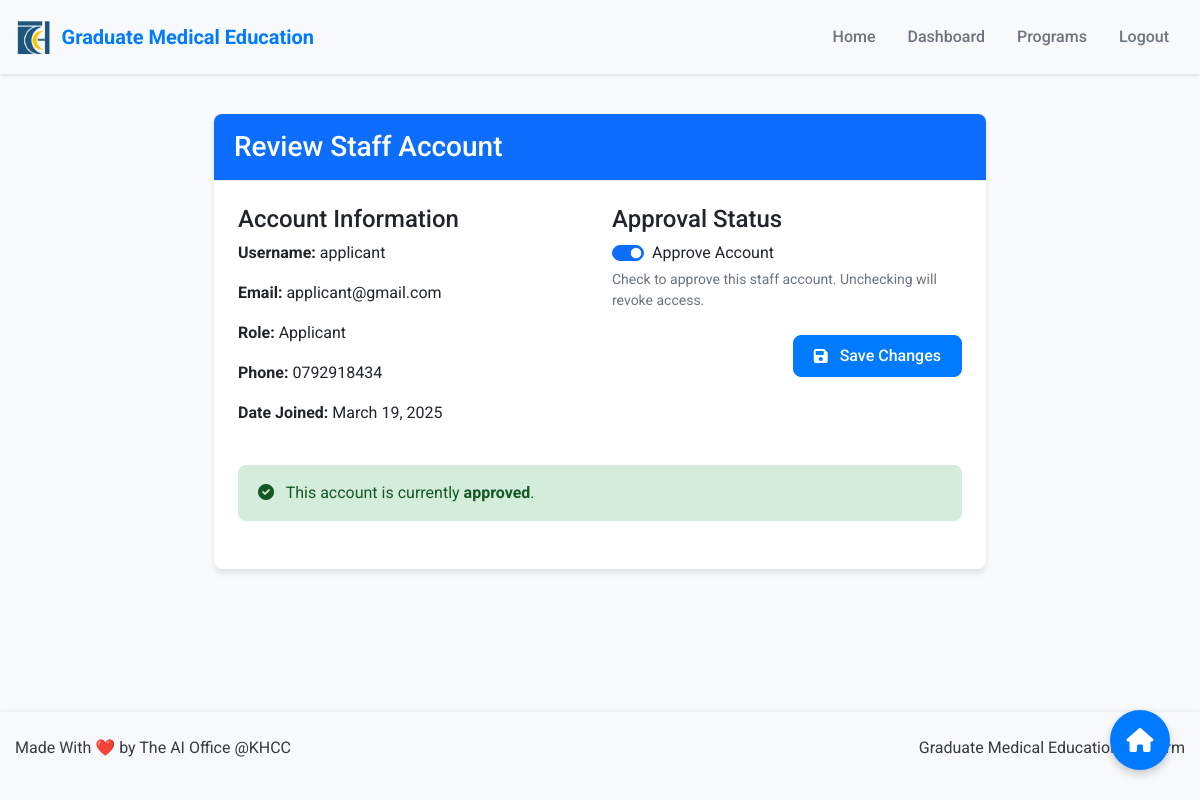
Before: /approve-staff/2/ (signed in) with the older database file.
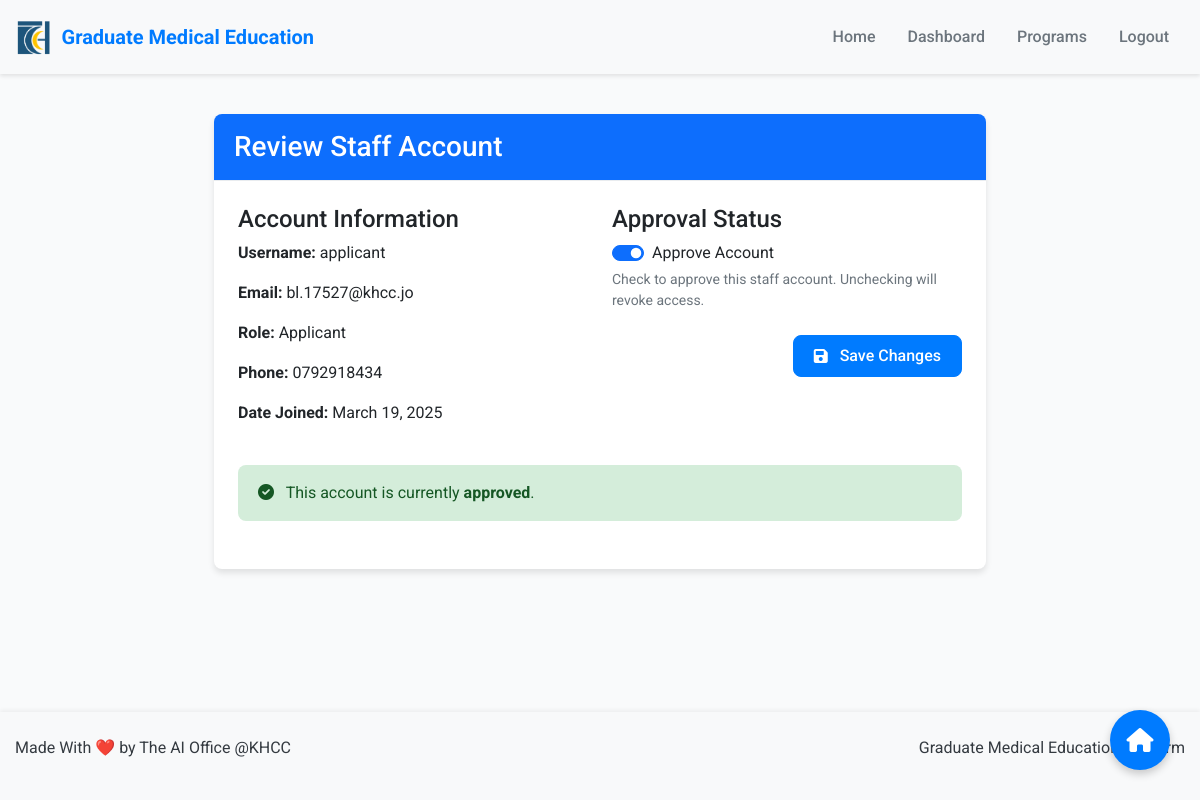
After: the same page with the newer database file.
### users/models.py (models this page shows, shortened)
class User(AbstractUser):
    USER_TYPE_CHOICES = (
        ('GME_STAFF', 'GME Staff'),
        ('PROGRAM_DIRECTOR', 'Program Director'),
        ('INTERVIEWER', 'Interviewer'),
        ('APPLICANT', 'Applicant'),
    )
    user_type = models.CharField(max_length=20, choices=USER_TYPE_CHOICES)
    phone_number = models.CharField(max_length=15, blank=True)
    is_approved = models.BooleanField(default=False)
    program = models.ForeignKey('Program', on_delete=models.SET_NULL, null=True, blank=True, related_name='staff_members')

### users/views.py (the view)
# urls.py: path('approve-staff/<int:user_id>/', views.approve_staff, name='approve_staff'),
@login_required
@user_passes_test(is_gme_staff)
def approve_staff(request, user_id):
    staff = get_object_or_404(User, id=user_id)
    if request.method == 'POST':
        form = StaffApprovalForm(request.POST, instance=staff)
        if form.is_valid():
            form.save()
            messages.success(request, f'Staff account for {staff.username} has been updated.')
            return redirect('dashboard')
    else:
        form = StaffApprovalForm(instance=staff)
    return render(request, 'users/approve_staff.html', {'form': form, 'staff': staff})

### users/forms.py
class StaffApprovalForm(forms.ModelForm):
    class Meta:
        model = User
        fields = ('is_approved',)

### users/views.py (called while the page is built)
def is_gme_staff(user):
    return user.is_authenticated and user.user_type == 'GME_STAFF'

### users/templates/users/approve_staff.html (shortened to what this page needs)
{% extends 'users/base.html' %}
{% block content %}
<div class="row justify-content-center">
    <div class="col-md-8">
        <div class="card">
            <div class="card-header bg-primary text-white">
                <h3 class="mb-0">Review Staff Account</h3>
            </div>
            <div class="card-body">
                <div class="row mb-4">
                    <div class="col-md-6">
                        <h4>Account Information</h4>
                        <p><strong>Username:</strong> {{ staff.username }}</p>
                        <p><strong>Email:</strong> {{ staff.email }}</p>
                        <p><strong>Role:</strong> {{ staff.get_user_type_display }}</p>
                        <p><strong>Phone:</strong> {{ staff.phone_number|default:"N/A" }}</p>
                        <p><strong>Date Joined:</strong> {{ staff.date_joined|date:"F d, Y" }}</p>
                    </div>
                    <div class="col-md-6">
                        <h4>Approval Status</h4>
                        <form method="post">
                            <div class="mb-3">
                                <div class="form-check form-switch">
                                    <input class="form-check-input" type="checkbox" name="is_approved" id="id_is_approved" {% if form.is_approved.value %}checked{% endif %}>
                                    <label class="form-check-label" for="id_is_approved">Approve Account</label>
                                </div>
                                <div class="form-text">
                                    Check to approve this staff account. Unchecking will revoke access.
                                </div>
                            </div>
                            <div class="d-flex justify-content-end mt-4">
                                <button type="submit" class="btn btn-primary">
                                    <i class="fas fa-save me-1"></i>Save Changes
                                </button>
                            </div>
                        </form>
                    </div>
                </div>
                <div class="alert {% if staff.is_approved %}alert-success{% else %}alert-warning{% endif %}">
                    <i class="fas {% if staff.is_approved %}fa-check-circle{% else %}fa-exclamation-circle{% endif %} me-2"></i>
                    This account is currently <strong>{% if staff.is_approved %}approved{% else %}pending approval{% endif %}</strong>.
                </div>
            </div>
        </div>
    </div>
</div>
{% endblock %}

Changed rows visible on the page:
changed User "applicant": email "applicant@gmail.com" → "bl.17527@khcc.jo"
